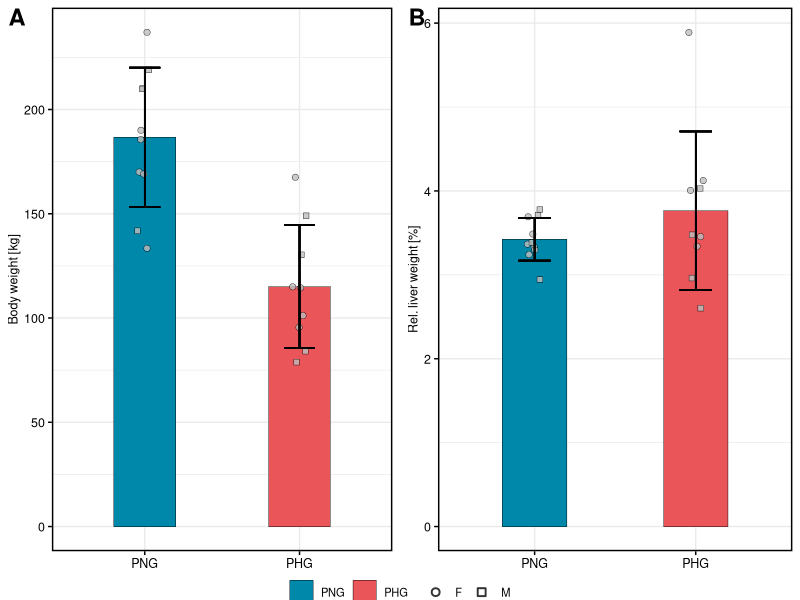
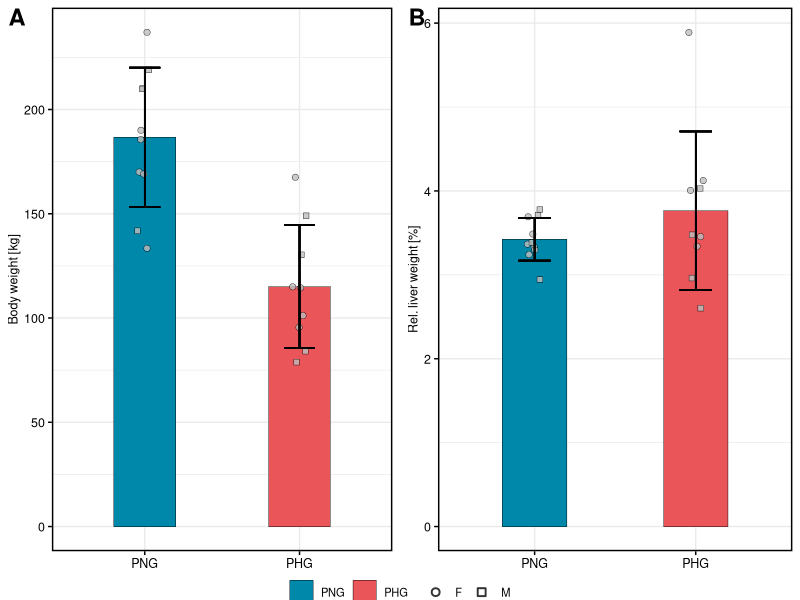

Reproduce these figures in R, in order.
## ---- chunk 1
knitr::opts_chunk$set(echo = TRUE)
## ---- chunk 2
library(tidyverse)
library(ggpubr)
## ---- chunk 3
weight            <- read.delim("weight.txt", sep = "\t", header = T) 
conditions        <- read.delim("Conditions.txt", sep = "\t", header = T)
## ---- chunk 4
two_way_anova_fn <- function(data, id_name, conditions_file, adjust_p_value, p_adj_method, l2fc_data, add_l2fc) {
  
  data_anova  <- data %>% 
          pivot_longer(names_to = "Bioreplicate", 
          values_to = "Value", -all_of(id_name)) %>% 
          left_join(conditions_file) %>% 
          drop_na(Value) %>% 
          group_by(!!as.symbol(id_name)) %>% 
          summarise(`p-value` = 
          summary(aov(Value ~ Group*Sex))[[1]][["Pr(>F)"]][1:3]) 
  
  # correct all resulting p-values (pool) for multiple hypothesis testing
  if (adjust_p_value == TRUE) {
    
  data_anova$`Adjusted p-value`  <- p.adjust(data_anova$`p-value`, method = p_adj_method)
  # prepare empty data frame with proper comparisons
  anova_factors <- as.data.frame(rep(c("group (PHG/PNG)", "sex (F/M)", "group:sex"), length = nrow(data_anova)))
  # rename column 
  names(anova_factors) <- "Comparison"
  
  # final anova results
  anova_results  <- as.data.frame(cbind(data_anova, anova_factors)) %>% 
  pivot_wider(names_from = Comparison, 
                          values_from = c(`p-value`, `Adjusted p-value`), all_of(id_name), names_sep = " ") 
    
  }
  
  if (adjust_p_value == FALSE) {
  anova_factors <- as.data.frame(rep(c("p-value group (PHG/PNG)", "p-value sex (F/M)", 
                                       "p-value group:sex"), length = nrow(data_anova)))
  # rename column 
  names(anova_factors) <- "Comparison"
  
  # final anova results
  anova_results  <- as.data.frame(cbind(data_anova, anova_factors)) %>% 
  pivot_wider(names_from = Comparison, 
                          values_from = `p-value`, all_of(id_name), names_sep = " ") 
    
  }
  # add fold changes
  if (add_l2fc == TRUE) {
    anova_results  <- anova_results  %>% 
       left_join(l2fc_data)
  }
  return(anova_results)
  }
## ---- chunk 5
anova_results <- two_way_anova_fn(data = weight, id_name = "Parameter", conditions_file = conditions, adjust_p_value = F,  add_l2fc = F)
## ---- chunk 6
bar_chart_fn <- function(data_statistics, 
                         numeric_data,
                         conditions_data,
                         point_size,
                         id_name,
                         n_widht,
                         jitt_widht,
                         strip_text_size) {
  
  
  # prepare data for error bar calculation
  error_bar <- data_statistics %>% 
  left_join(numeric_data) %>% 
  select(contains(colnames(numeric_data))) %>% 
  pivot_longer(names_to = "Bioreplicate", values_to = "Value", -all_of(id_name)) %>% 
  left_join(conditions_data) %>% 
  group_by(!!as.symbol(id_name), Group) %>% 
  summarise(mean = mean(100*Value, na.rm=T), 
            sd = sd(100*Value, na.rm=T), 
            n = n(),
            sem = sd/sqrt(n),
            t.score = qt(p=0.05/2, 
            df=length(conditions$Bioreplicate),lower.tail=F), 
            ci = t.score * sd ) %>% 
  ungroup()
  # prepare data for plotting
  data_plot <- data_statistics %>% 
  left_join(numeric_data) %>% 
  select(contains(colnames(numeric_data))) %>%  
  pivot_longer(names_to = "Bioreplicate", values_to = "Value", -all_of(id_name)) %>% 
  left_join(conditions_data) %>% 
  ungroup() %>% 
    left_join(error_bar) 
  
  
  # reorder data
  data_plot$Group <- factor(data_plot$Group, levels = c("PNG", "PHG"))
  
  
  # plot
  plot_data <- ggplot(data_plot, aes(x=Group, y=100*Value))+
  geom_bar(stat = "summary", fun = mean, aes(fill = Group), alpha = 1, color = "black", lwd=0.15,
           width=n_widht/length(unique(data_plot$Group))) + 
  geom_jitter(size = point_size,  aes(shape = Sex), fill = "grey", alpha = 0.8, stroke =0.25, width = jitt_widht)+
  geom_errorbar(aes(ymin=mean-sd, ymax=mean+sd), width=.2,
                position=position_dodge(0.05)) +
  scale_fill_manual(values=c('PNG' = "#0088AA", 'PHG' = "#e95559ff")) +
  scale_shape_manual(values = c('F' = 21, 'M' = 22)) + 
  theme_bw() +
  xlab("") +
  theme(panel.border = element_rect(linewidth  = 1, colour = "black"),
        axis.title = element_text(size = 9, colour = "black"),
        axis.text = element_text(size = 9, colour = "black"),
        axis.ticks = element_line(colour = "black"),
        legend.box.spacing = unit(0.8, 'mm'), 
        legend.title = element_blank(), 
        legend.text = element_text(size = 8))+
  theme(strip.text = element_text(size = strip_text_size),
        strip.background = element_blank(),
        legend.margin=margin(0,0,0,0), 
        legend.box.margin=margin(-10,-10,-3,-10)) 
  
  
  return(plot_data)
 
 
}
## ---- chunk 7
# plot body weight
body_w <- bar_chart_fn(data_statistics = anova_results %>% filter(Parameter == "Body weight (kg)"),
                            numeric_data = weight, 
                            point_size = 2, 
                            strip_text_size = 9,
                            n_widht = 0.8, 
                            jitt_widht = 0.05,
                            id_name = "Parameter", 
                            conditions_data = conditions)+
            ylab("Body weight [kg]")+
  guides(shape = guide_legend(order = 2, override.aes = list(stroke = 1, shape  = c(1,0))),
         fill = guide_legend(order = 1))+
  theme(legend.position = "bottom")


# plot liver weight
rel_liver_w <- bar_chart_fn(data_statistics = anova_results %>% filter(Parameter == "Rel_liver_weight"),
                            numeric_data = weight, 
                            point_size = 2, 
                            strip_text_size = 9,
                            n_widht = 0.8, 
                            jitt_widht = 0.05,
                            id_name = "Parameter", 
                            conditions_data = conditions)+
            ylab("Rel. liver weight [%]")+
  guides(shape = guide_legend(order = 2, override.aes = list(stroke = 1, shape  = c(1,0))),
         fill = guide_legend(order = 1))+
  theme(legend.position = "bottom")


# combine plots
ggarrange(body_w, rel_liver_w, common.legend = T, legend = "bottom", labels = c("A", "B"), font.label = list(size = 17))
ggsave("weights.svg", width = 4, height = 2.5)
